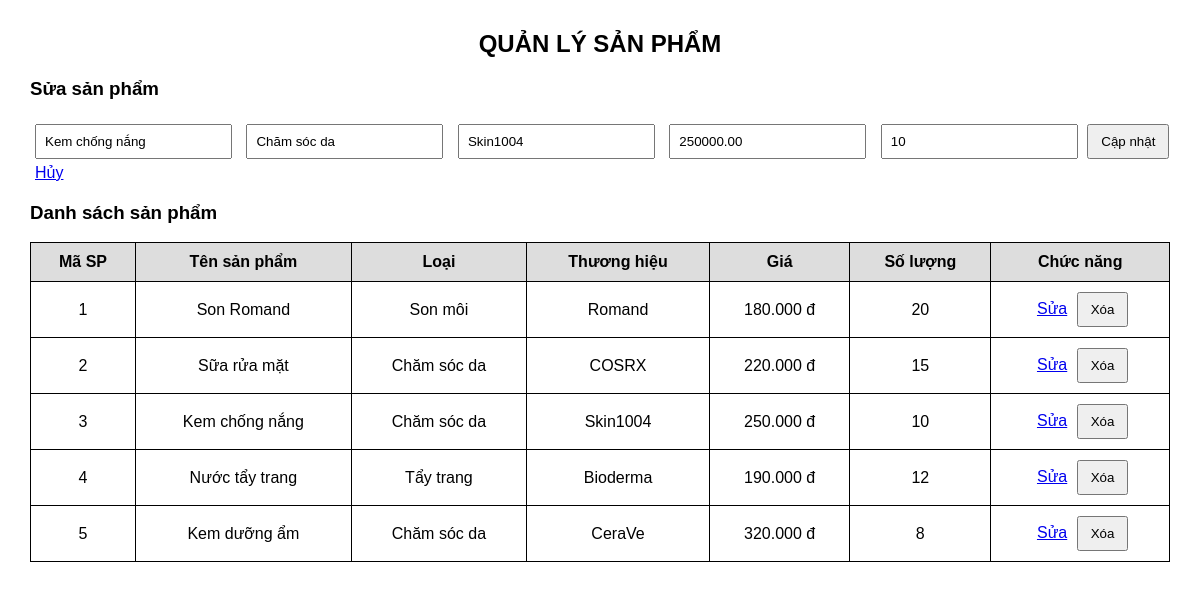
Page /BTVNCN/index.php?sua=3 on the committed database.
### tables this page shows
CREATE TABLE SanPham (
    MaSP INT AUTO_INCREMENT PRIMARY KEY,
    TenSP VARCHAR(100) NOT NULL,
    Loai VARCHAR(50),
    ThuongHieu VARCHAR(100),
    Gia DECIMAL(12,2) NOT NULL,
    SoLuong INT NOT NULL
);

### BTVNCN/index.php (the view, shortened to what this page needs)
<?php
require_once "db.php";
$sanPhamSua = null;
if (isset($_GET["sua"])) {
    $stmt = $conn->prepare("SELECT * FROM SanPham WHERE MaSP=?");
    $stmt->execute([$_GET["sua"]]);
    $sanPhamSua = $stmt->fetch(PDO::FETCH_ASSOC);
}
$dsSanPham = $conn->query("SELECT * FROM SanPham ORDER BY MaSP")->fetchAll(PDO::FETCH_ASSOC);
?>
<!DOCTYPE html>
<html lang="vi">
<head>
</head>
<body>
<h2>QUẢN LÝ SẢN PHẨM</h2>
<h3><?php echo $sanPhamSua ? "Sửa sản phẩm" : "Thêm sản phẩm"; ?></h3>
<form method="post">
    <input type="text" name="TenSP" placeholder="Tên sản phẩm"
           value="<?php echo htmlspecialchars($sanPhamSua['TenSP'] ?? ''); ?>"
           required>
    <input type="text" name="Loai" placeholder="Loại sản phẩm"
           value="<?php echo htmlspecialchars($sanPhamSua['Loai'] ?? ''); ?>">
    <input type="text" name="ThuongHieu" placeholder="Thương hiệu"
           value="<?php echo htmlspecialchars($sanPhamSua['ThuongHieu'] ?? ''); ?>">
    <input type="number" name="Gia" placeholder="Giá"
           min="0" step="0.01"
           value="<?php echo $sanPhamSua['Gia'] ?? ''; ?>" required>
    <input type="number" name="SoLuong" placeholder="Số lượng"
           min="0"
           value="<?php echo $sanPhamSua['SoLuong'] ?? ''; ?>" required>
    <?php if ($sanPhamSua): ?>
        <button type="submit" name="sua">Cập nhật</button>
        <a href="index.php">Hủy</a>
    <?php else: ?>
        <button type="submit" name="them">Thêm sản phẩm</button>
    <?php endif; ?>
</form>
<h3>Danh sách sản phẩm</h3>
<table>
    <tr>
        <th>Mã SP</th>
        <th>Tên sản phẩm</th>
        <th>Loại</th>
        <th>Thương hiệu</th>
        <th>Giá</th>
        <th>Số lượng</th>
        <th>Chức năng</th>
    </tr>
    <?php foreach ($dsSanPham as $sp): ?>
        <tr>
            <td><?php echo $sp['MaSP']; ?></td>
            <td><?php echo htmlspecialchars($sp['TenSP']); ?></td>
            <td><?php echo htmlspecialchars($sp['Loai']); ?></td>
            <td><?php echo htmlspecialchars($sp['ThuongHieu']); ?></td>
            <td><?php echo number_format($sp['Gia'], 0, ',', '.'); ?> đ</td>
            <td><?php echo $sp['SoLuong']; ?></td>
            <td>
                <a href="index.php?sua=<?php echo $sp['MaSP']; ?>">Sửa</a>
                <form method="post" style="display:inline"
                      onsubmit="return confirm('Bạn có muốn xóa sản phẩm này không?')">
                    <button type="submit" name="xoa">Xóa</button>
                </form>
            </td>
        </tr>
    <?php endforeach; ?>
</table>
</body>
</html

### BTVNCN/index.php (style rules this page uses)
body { font-family: Arial; margin: 30px; }
h2 { text-align: center; }
form { margin-bottom: 20px; }
input { padding: 8px; margin: 5px; }
button { padding: 8px 12px; cursor: pointer; }
table { width: 100%; border-collapse: collapse; }
th, td { border: 1px solid black; padding: 10px; text-align: center; }
th { background-color: #ddd; }
a { margin: 5px; }

### rows in the picture
sanpham: TenSP "Kem chống nắng", Loai "Chăm sóc da", ThuongHieu "Skin1004", Gia "250000.00", SoLuong "10", MaSP "3", Gia "250.000"
sanpham: MaSP "1", TenSP "Son Romand", Loai "Son môi", ThuongHieu "Romand", Gia "180.000", SoLuong "20"
sanpham: MaSP "2", TenSP "Sữa rửa mặt", Loai "Chăm sóc da", ThuongHieu "COSRX", Gia "220.000", SoLuong "15"
sanpham: MaSP "4", TenSP "Nước tẩy trang", Loai "Tẩy trang", ThuongHieu "Bioderma", Gia "190.000", SoLuong "12"
sanpham: MaSP "5", TenSP "Kem dưỡng ẩm", Loai "Chăm sóc da", ThuongHieu "CeraVe", Gia "320.000", SoLuong "8"
